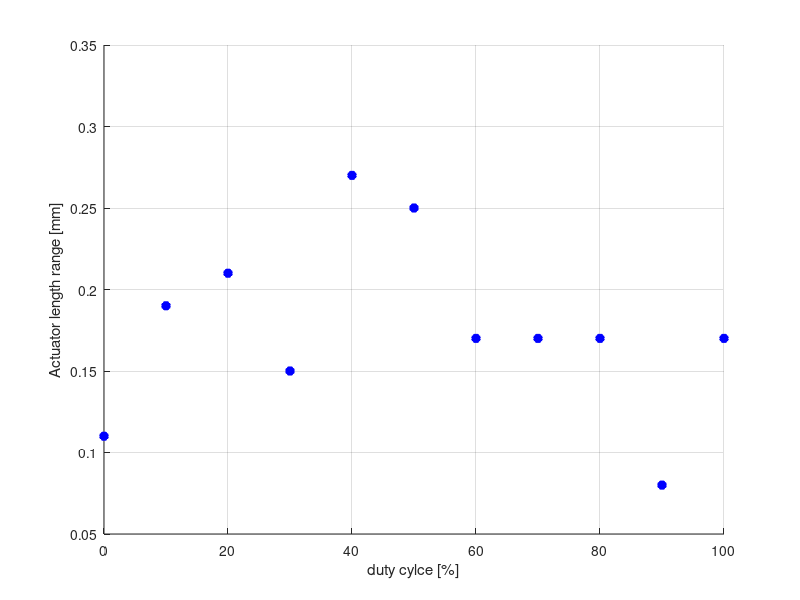

MATLAB code for this plot:
clc
clear all
close all
%% Approxing the tilt.
% scope_1 = readmatrix('test_1.csv', 'Range', 'A3:C1572');
% scope_2 = readmatrix('test_2.csv', 'Range', 'A3:C1635');
% scope_3 = readmatrix('test_3.csv', 'Range', 'A3:C1545');
% scope_4 = readmatrix('test_4.csv', 'Range', 'A3:C2002');
% scope_5 = readmatrix('Without filter.csv', 'Range', 'A3:b50002');
% scope_6 = readmatrix('With filter.csv', 'Range', 'A3:b50002');

% scope_7 = [93.0, 101.1, 103.91, 108.54, 113.05, 117.50, 121.88, 126.95, 131.5, 136.3, 142.6];
scope_7_x = [0, 10, 20, 30, 40, 50, 60, 70, 80, 90, 100];
% scope_8 = [93.80, 99.35, 103.91, 108.54, 113.05, 117.50, 121.88, 126.95, 131.5, 136.3, 142.05]
% 
% scope_time_1 = scope_1(:, 1);
% scope_time_1 = scope_time_1 + abs(scope_time_1(1));
% 
% scope_voltage_input_1 = scope_1(:, 2);
% scope_voltage_output_1 = scope_1(:, 3);
% scope_voltage_output_1 = (-1)*(scope_voltage_output_1 - 3.2721);
% 
% 
% 
% scope_time_3 = scope_3(:, 1);
% scope_time_3 = scope_time_3 + abs(scope_time_3(1));
% 
% scope_voltage_input_3 = scope_3(:, 2);
% scope_voltage_output_3 = scope_3(:, 3);
% scope_voltage_output_3 = (-1)*(scope_voltage_output_3 - 3.2721);
% 
% figure(3)
% hold on
% plot(scope_time_3, scope_voltage_input_3);
% plot(scope_time_3, scope_voltage_output_3)
% legend({'Input','Position'})
% hold off
% grid on
% %title('Plot of V(t) of the control voltage')
% xlabel('time [s]') 
% ylabel('Voltage [v]') 
% 
% scope_time_4 = scope_4(:, 1);
% scope_time_4 = scope_time_4 + abs(scope_time_4(1));
% 
% scope_voltage_input_4 = scope_4(:, 2);
% scope_voltage_output_4 = scope_4(:, 3);
% scope_voltage_output_4 = (-1)*(scope_voltage_output_4 - 3.2721);
% 
% figure(4)
% hold on
% plot(scope_time_4, scope_voltage_input_4);
% plot(scope_time_4, scope_voltage_output_4)
% xline(6.31)
% yline(1.70426)
% yline(1.42285)
% legend({'Input','Position'})
% hold off
% grid on
% %title('Plot of V(t) of the control voltage')
% xlabel('time [s]') 
% ylabel('Voltage [v]') 
% 
% 
% scope_time_5 = scope_5(:, 1);
% scope_time_5 = scope_time_5 - abs(scope_time_5(1));
% 
% scope_voltage_output_5 = scope_5(:, 2);
% scope_voltage_output_5 = (-1)*(scope_voltage_output_5 - 3.2721);
% 
% figure(5)
% hold on
% plot(scope_time_5, scope_voltage_output_5);
% legend({'Position'})
% hold off
% grid on
% %title('Plot of the position output without filter and P = 10')
% xlabel('time [s]') 
% ylabel('Voltage [v]') 
% 
% 
% scope_time_6 = scope_6(:, 1);
% scope_time_6 = scope_time_6 - abs(scope_time_6(1));
% 
% scope_voltage_output_6 = scope_6(:, 2);
% scope_voltage_output_6 = (-1)*(scope_voltage_output_6 - 3.2721);
% 
% figure(6)
% hold on
% plot(scope_time_6, scope_voltage_output_6);
% legend({'Position'})
% hold off
% grid on
% %title('Plot of the position output with filter and P = 10')
% xlabel('time [s]') 
% ylabel('Voltage [v]') 
% 
% scope_7_l =[93, 142.6];
% scope_7_l_x = [0,100];
% figure(7)
% hold on
% plot(scope_7_x, scope_7);
% plot(scope_7_l_x,scope_7_l);
% legend({'Measured','Linear'})
% hold off
% grid on
% %title('Plot of the average measured position vs the theoretical position')
% xlabel('duty cylce [%]') 
% ylabel('Length [mm]') 
% 
% 
% scope_8_l =[93.8, 142.05];
% scope_7_l_x = [0,100];
% figure(8)
% hold on
% plot(scope_7_x, scope_8);
% plot(scope_7_l_x,scope_8_l);
% legend({'Measured','Linear'})
% hold off
% grid on
% %title('Plot of the average measured position vs the theoretical position')
% xlabel('duty cylce [%]') 
% ylabel('Length [mm]') 


scope_9 = [93.814, 99.329, 103.847, 108.473, 112.969, 117.439, 121.924, 126.974, 131.478, 136.293, 141.948];
scope_10 = [0.11, 0.19, 0.21, 0.15, 0.27, 0.25, 0.17, 0.17, 0.17, 0.08, 0.17];

scope_8_l =[93.8, 142.05];
scope_7_l_x = [0,100];
figure(9)
hold on
plot(scope_7_x, scope_10,'b*','LineWidth',4);
hold off
grid on
%title('Plot of the average measured position vs the theoretical position')
xlabel('duty cylce [%]') 
ylabel('Actuator length range [mm]') 


